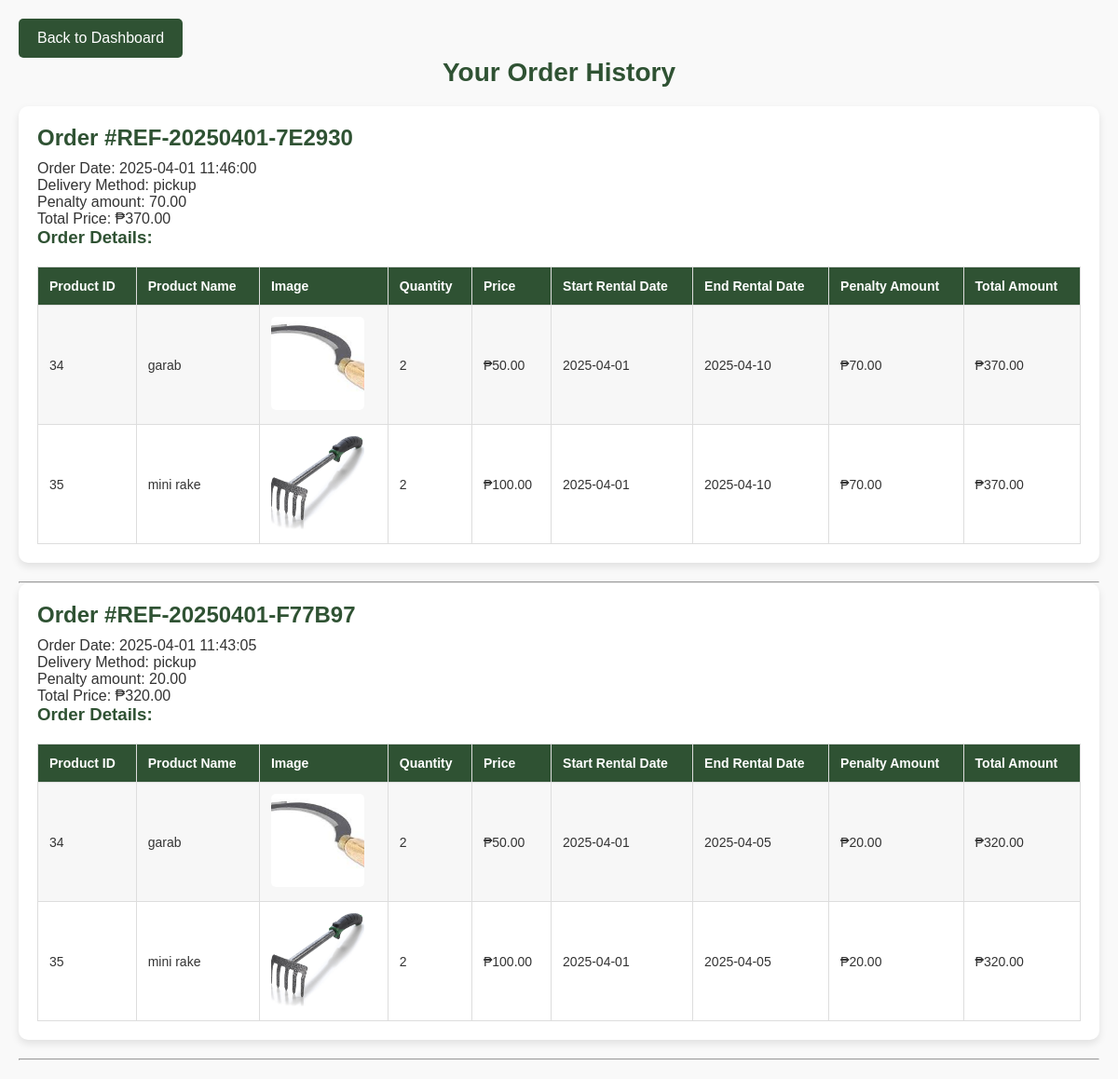
The app's page /index/History.php (signed in) with its own data.
### tables this page shows
CREATE TABLE `orders` (
  `id` int(11) NOT NULL,
  `customer_id` int(11) NOT NULL,
  `order_date` timestamp NOT NULL DEFAULT current_timestamp(),
  `reference_number` varchar(255) NOT NULL,
  `delivery_method` enum('pickup','cod') NOT NULL DEFAULT 'pickup',
  `total_price` decimal(10,2) NOT NULL,
  `status` enum('pending','ready_to_pick_up','canceled','received') DEFAULT 'pending',
  `penalty_amount` decimal(10,2) DEFAULT 0.00
);

CREATE TABLE `order_details` (
  `id` int(11) NOT NULL,
  `order_id` int(11) NOT NULL,
  `product_id` int(11) NOT NULL,
  `quantity` int(11) NOT NULL,
  `price` decimal(10,2) NOT NULL,
  `start_date` date DEFAULT NULL,
  `end_date` date DEFAULT NULL
);

CREATE TABLE `products` (
  `id` int(11) NOT NULL,
  `product_name` varchar(255) NOT NULL,
  `town` varchar(255) DEFAULT NULL,
  `location` varchar(255) NOT NULL,
  `description` text DEFAULT NULL,
  `quantity` int(11) NOT NULL,
  `categories` varchar(255) NOT NULL,
  `price` decimal(10,2) NOT NULL,
  `image` varchar(255) NOT NULL,
  `status` enum('pending','approved','declined') DEFAULT 'pending',
  `rent_days` int(11) NOT NULL,
  `created_at` timestamp NOT NULL DEFAULT current_timestamp(),
  `penalty_amount` decimal(10,2) DEFAULT 0.05
);

### index/History.php (the view, shortened to what this page needs)
<?php
include 'config.php';
$userEmail = $_SESSION['email'];
$sqlCustomer = "SELECT customer_id FROM customer WHERE email = ?";
$stmt = $conn->prepare($sqlCustomer);
$stmt->bind_param("s", $userEmail);
$stmt->execute();
$resultCustomer = $stmt->get_result();
$customer = $resultCustomer->fetch_assoc();
$customerId = $customer['customer_id'];
$sqlOrders = "
    SELECT o.id AS order_id, o.order_date, o.delivery_method, o.penalty_amount, o.reference_number, o.total_price
    FROM orders o
    WHERE o.customer_id = ?
    ORDER BY o.order_date DESC
";
$stmt = $conn->prepare($sqlOrders);
$stmt->bind_param("i", $customerId);
$stmt->execute();
$resultOrders = $stmt->get_result();
?>
<!DOCTYPE html>
<html lang="en">
<head>
</head>
<body>
<?php
echo "<a href='CustomerDashboard.php'><button>Back to Dashboard</button></a>";
echo "<h1>Your Order History</h1>";
while ($order = $resultOrders->fetch_assoc()) {
    echo "<div class='order-info'>";
    echo "<h2>Order #" . htmlspecialchars($order['reference_number']) . "</h2>";
    echo "<p>Order Date: " . htmlspecialchars($order['order_date']) . "</p>";
    echo "<p>Delivery Method: " . htmlspecialchars($order['delivery_method']) . "</p>";
    echo "<p>Penalty amount: " . htmlspecialchars($order['penalty_amount']) . "</p>";
    echo "<p>Total Price: ₱" . htmlspecialchars($order['total_price']) . "</p>";
    $sqlOrderDetails = "
    SELECT
        od.product_id,
        od.quantity,
        od.price,
        p.product_name,
        p.image,
        p.rent_days,
        o.penalty_amount,
        o.total_price,
        od.start_date,
        od.end_date,
        o.penalty_amount as order_penalty,
        (od.quantity * od.price) as subtotal
    FROM order_details od
    JOIN products p ON od.product_id = p.id
    JOIN orders o ON od.order_id = o.id
    WHERE od.order_id = ?
";
    $stmtDetails = $conn->prepare($sqlOrderDetails);
    $stmtDetails->bind_param("i", $order['order_id']);
    $stmtDetails->execute();
    $resultDetails = $stmtDetails->get_result();
    echo "<h3>Order Details:</h3>";
    echo "<table>";
    echo "<tr>
            <th>Product ID</th>
            <th>Product Name</th>
            <th>Image</th>
            <th>Quantity</th>
            <th>Price</th>
            <th>Start Rental Date</th>
            <th>End Rental Date</th>
            <th>Penalty Amount</th>
            <th>Total Amount</th>
        </tr>";
    while ($detail = $resultDetails->fetch_assoc()) {
        echo "<tr>
            <td>" . htmlspecialchars($detail['product_id']) . "</td>
            <td>" . htmlspecialchars($detail['product_name']) . "</td>
            <td><img class='product-image' src='uploaded_img/" . htmlspecialchars($detail['image']) . "' alt='Product Name: " . htmlspecialchars($detail['product_name']) . "'></td>
            <td>" . htmlspecialchars($detail['quantity']) . "</td>
            <td>₱" . htmlspecialchars($detail['price']) . "</td>
            <td>" . htmlspecialchars($detail['start_date']) . "</td>
            <td>" . htmlspecialchars($detail['end_date']) . "</td>
            <td>₱" . htmlspecialchars($detail['penalty_amount']) . "</td>
            <td>₱" . htmlspecialchars($detail['total_price']) . "</td>
        </tr>";
    }
    echo "</table>";
    echo "</div><hr>";
}
?>
</body>
</html>

### index/History.php (style rules this page uses)
* { margin: 0; padding: 0; box-sizing: border-box; }
body { font-family: Arial, sans-serif; background-color: #f9f9f9; color: #333; padding: 20px; }
h1, h2, h3 { color: #2F5233; font-weight: 600; margin-bottom: 10px; }
h1 { font-size: 28px; margin-bottom: 20px; text-align: center; }
button { background-color: #2F5233; color: white; border: none; padding: 12px 20px; border-radius: 5px; cursor: pointer; font-size: 16px; transition: background-color 0.3s; }
.order-info { background-color: white; padding: 20px; border-radius: 10px; box-shadow: 0 4px 8px rgba(0, 0, 0, 0.1); margin-bottom: 20px; }
table { width: 100%; border-collapse: collapse; margin-top: 20px; }
th, td { padding: 12px; text-align: left; border: 1px solid #ddd; font-size: 14px; }
th { background-color: #2F5233; color: #fff; font-weight: bold; }
tr:nth-child(even) { background-color: #f7f7f7; }
tr:nth-child(odd) { background-color: #fff; }
.product-image { width: 100px; height: 100px; object-fit: cover; border-radius: 5px; }

### records on screen
orders: reference_number "REF-20250401-7E2930", order_date "2025-04-01 11:46:00", delivery_method "pickup", penalty_amount "70.00", total_price "370.00"
order_details: product "34", product.product_name "garab", product.image (picture), quantity "2", price "50.00", start_date "2025-04-01", end_date "2025-04-10", order.penalty_amount "70.00", order.total_price "370.00"
order_details: product "35", product.product_name "mini rake", product.image (picture), quantity "2", price "100.00", start_date "2025-04-01", end_date "2025-04-10", order.penalty_amount "70.00", order.total_price "370.00"
orders: reference_number "REF-20250401-F77B97", order_date "2025-04-01 11:43:05", delivery_method "pickup", penalty_amount "20.00", total_price "320.00"
order_details: product "34", product.product_name "garab", product.image (picture), quantity "2", price "50.00", start_date "2025-04-01", end_date "2025-04-05", order.penalty_amount "20.00", order.total_price "320.00"
order_details: product "35", product.product_name "mini rake", product.image (picture), quantity "2", price "100.00", start_date "2025-04-01", end_date "2025-04-05", order.penalty_amount "20.00", order.total_price "320.00"
